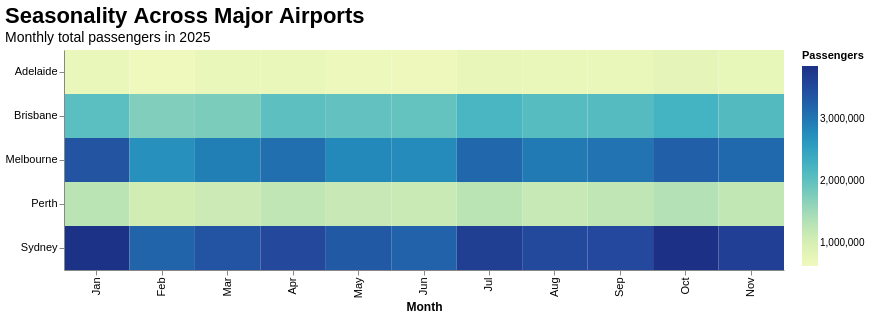

Source (Vega-Lite JSON):
### Vega-Lite specification from a JSON file in a GitHub repository (floating-point values rounded to 4 significant figures)
{"$schema": "https://vega.github.io/schema/vega-lite/v5.json", "width": 720, "height": 220, "title": {"text": "Seasonality Across Major Airports", "subtitle": "Monthly total passengers in 2025", "anchor": "start"}, "data": {"values": [{"airport_name": "Adelaide", "month_name": "Jan", "total_passengers": 725247}, {"airport_name": "Adelaide", "month_name": "Feb", "total_passengers": 633248}, {"airport_name": "Adelaide", "month_name": "Mar", "total_passengers": 710095}, {"airport_name": "Adelaide", "month_name": "Apr", "total_passengers": 730332}, {"airport_name": "Adelaide", "month_name": "May", "total_passengers": 675413}, {"airport_name": "Adelaide", "month_name": "Jun", "total_passengers": 654611}, {"airport_name": "Adelaide", "month_name": "Jul", "total_passengers": 737128}, {"airport_name": "Adelaide", "month_name": "Aug", "total_passengers": 709676}, {"airport_name": "Adelaide", "month_name": "Sep", "total_passengers": 717780}, {"airport_name": "Adelaide", "month_name": "Oct", "total_passengers": 790616}, {"airport_name": "Adelaide", "month_name": "Nov", "total_passengers": 765167}, {"airport_name": "Brisbane", "month_name": "Jan", "total_passengers": 2045598}, {"airport_name": "Brisbane", "month_name": "Feb", "total_passengers": 1748448}, {"airport_name": "Brisbane", "month_name": "Mar", "total_passengers": 1775492}, {"airport_name": "Brisbane", "month_name": "Apr", "total_passengers": 2029014}, {"airport_name": "Brisbane", "month_name": "May", "total_passengers": 1971467}, {"airport_name": "Brisbane", "month_name": "Jun", "total_passengers": 1962689}, {"airport_name": "Brisbane", "month_name": "Jul", "total_passengers": 2198975}, {"airport_name": "Brisbane", "month_name": "Aug", "total_passengers": 2090963}, {"airport_name": "Brisbane", "month_name": "Sep", "total_passengers": 2103123}, {"airport_name": "Brisbane", "month_name": "Oct", "total_passengers": 2243182}, {"airport_name": "Brisbane", "month_name": "Nov", "total_passengers": 2114314}, {"airport_name": "Melbourne", "month_name": "Jan", "total_passengers": 3384398}, {"airport_name": "Melbourne", "month_name": "Feb", "total_passengers": 2723472}, {"airport_name": "Melbourne", "month_name": "Mar", "total_passengers": 2921349}, {"airport_name": "Melbourne", "month_name": "Apr", "total_passengers": 3084766}, {"airport_name": "Melbourne", "month_name": "May", "total_passengers": 2820650}, {"airport_name": "Melbourne", "month_name": "Jun", "total_passengers": 2778724}, {"airport_name": "Melbourne", "month_name": "Jul", "total_passengers": 3168864}, {"airport_name": "Melbourne", "month_name": "Aug", "total_passengers": 2968794}, {"airport_name": "Melbourne", "month_name": "Sep", "total_passengers": 3041129}, {"airport_name": "Melbourne", "month_name": "Oct", "total_passengers": 3255741}, {"airport_name": "Melbourne", "month_name": "Nov", "total_passengers": 3142586}, {"airport_name": "Perth", "month_name": "Jan", "total_passengers": 1289470}, {"airport_name": "Perth", "month_name": "Feb", "total_passengers": 1049464}, {"airport_name": "Perth", "month_name": "Mar", "total_passengers": 1130850}, {"airport_name": "Perth", "month_name": "Apr", "total_passengers": 1241755}, {"airport_name": "Perth", "month_name": "May", "total_passengers": 1158203}, {"airport_name": "Perth", "month_name": "Jun", "total_passengers": 1149637}, {"airport_name": "Perth", "month_name": "Jul", "total_passengers": 1290634}, {"airport_name": "Perth", "month_name": "Aug", "total_passengers": 1179265}, {"airport_name": "Perth", "month_name": "Sep", "total_passengers": 1241431}, {"airport_name": "Perth", "month_name": "Oct", "total_passengers": 1345882}, {"airport_name": "Perth", "month_name": "Nov", "total_passengers": 1232092}, {"airport_name": "Sydney", "month_name": "Jan", "total_passengers": 3838073}, {"airport_name": "Sydney", "month_name": "Feb", "total_passengers": 3197718}, {"airport_name": "Sydney", "month_name": "Mar", "total_passengers": 3376439}, {"airport_name": "Sydney", "month_name": "Apr", "total_passengers": 3522370}, {"airport_name": "Sydney", "month_name": "May", "total_passengers": 3321180}, {"airport_name": "Sydney", "month_name": "Jun", "total_passengers": 3218094}, {"airport_name": "Sydney", "month_name": "Jul", "total_passengers": 3664124}, {"airport_name": "Sydney", "month_name": "Aug", "total_passengers": 3505903}, {"airport_name": "Sydney", "month_name": "Sep", "total_passengers": 3518767}, {"airport_name": "Sydney", "month_name": "Oct", "total_passengers": 3852511}, {"airport_name": "Sydney", "month_name": "Nov", "total_passengers": 3644573}]}, "mark": {"type": "rect"}, "encoding": {"x": {"field": "month_name", "type": "ordinal", "title": "Month", "sort": ["Jan", "Feb", "Mar", "Apr", "May", "Jun", "Jul", "Aug", "Sep", "Oct", "Nov", "Dec"]}, "y": {"field": "airport_name", "type": "nominal", "title": null}, "color": {"field": "total_passengers", "type": "quantitative", "title": "Passengers"}, "tooltip": [{"field": "airport_name", "type": "nominal", "title": "Airport"}, {"field": "month_name", "type": "ordinal", "title": "Month"}, {"field": "total_passengers", "type": "quantitative", "title": "Passengers", "format": ",d"}]}, "config": {"view": {"stroke": null}, "axis": {"labelFontSize": 11, "titleFontSize": 12}, "title": {"fontSize": 22, "subtitleFontSize": 14}}}
